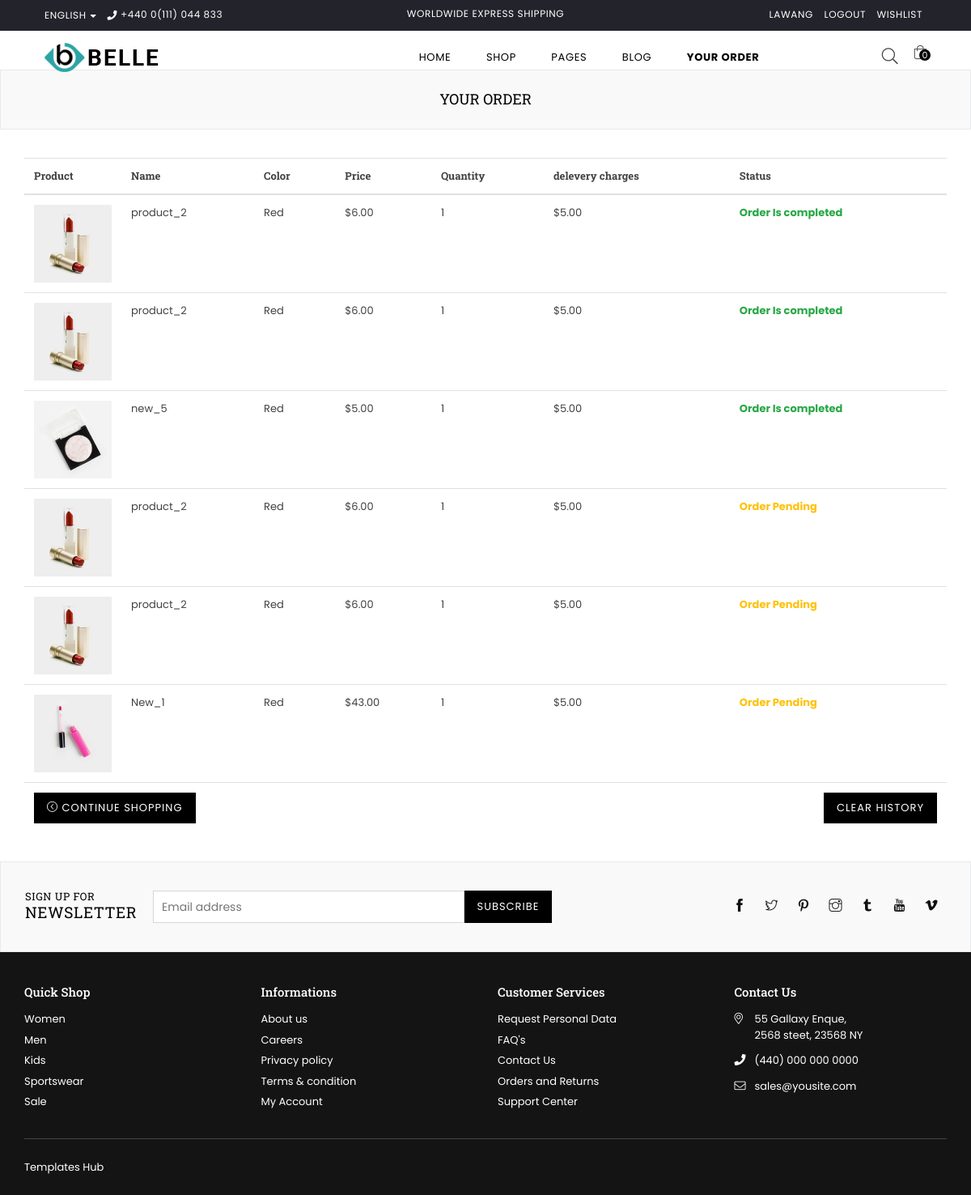
Page /acounts/your_order/ (signed in) on the committed database.
### acounts/models.py (models this page shows, shortened)
class Order_items(models.Model):
    user = models.ForeignKey(User,on_delete=models.CASCADE,null=True)
    order = models.ForeignKey(Order,on_delete=models.CASCADE)
    product = models.CharField(max_length=100)
    image = models.ImageField(upload_to='upload/order_product')
    quantity = models.CharField(max_length=50)
    price = models.CharField(max_length=50)
    status = models.BooleanField(default=False,null=True)
    paid = models.BooleanField(default=False,null=True)

### acounts/views.py (the view)
# urls.py: path('your_order/',views.Your_order,name = 'your_order'),
def Your_order(request):
    uid =request.session.get('_auth_user_id')
    user = User.objects.get(id = uid)
    order = Order_items.objects.filter(user = user)
    context = {'order':order}
    return render(request,'acounts/order.html',context)

### templates/acounts/order.html (shortened to what this page needs)
<!DOCTYPE html>
{% load static %}
<html class="no-js" lang="en">
<head>
<link rel="stylesheet" href="{% static 'assets/css/plugins.css' %}">
<link rel="stylesheet" href="{% static 'assets/css/bootstrap.min.css' %}">
<link rel="stylesheet" href="{% static 'assets/css/style.css' %}">
<link rel="stylesheet" href="{% static 'assets/css/responsive.css' %}">
</head>
<body class="template-index belle home5-cosmetic">
    {% include "store/navbar.html" %}
 {% if order|length < 1 %}
 <div class="container-fluid  mt-100 pt-5">
    <div class="row">
       <div class="col-md-12">
            <div class="page section-header text-center mt-5">
                <div class="page-title">
                    <div class="wrapper"><h1 class="page-width">Your Order</h1></div>
                  </div>
            </div>
           </div>
           <div class="card-body cart">
                   <div class="col-sm-12 empty-cart-cls text-center ">
                        <div class="pb-4">
                        <i class="icon anm anm-bag-l fa-4x"></i>
                        </div>
                       <h3><strong>Your Order is Empty</strong></h3>
                       <h4>Add something to make me happy :)</h4>
                       <a href="{% url 'shop' %}" class="btn btn-primary cart-btn-transform m-3" data-abc="true">continue shopping</a>
                   </div>
                </div>
             </div>
    </div>
 {% else %}
 <div id="page-content">
    <div class="page section-header text-center mt-5">
        <div class="page-title">
            <div class="wrapper"><h1 class="page-width">Your Order</h1></div>
          </div>
    </div>
    <body>
    <div class="container">
                <table class="table">
                    <thead>
                      <tr>
                        <th scope="col">Product</th>
                        <th scope="col">Name</th>
                        <th scope="col">Color</th>
                        <th scope="col">Price</th>
                        <th scope="col">Quantity</th>
                        <th scope="col">delevery charges</th>
                        <th scope="col">Status</th>
                      </tr>
                    </thead>
                    <tbody>
                    {% for item in order %}
                      <tr>
                        <td class="cart__image-wrapper cart-flex-item">
                            <a href="#"><img class="cart__image" src="{{item.image}}" alt="Elastic Waist Dress - Navy / Small"></a>
                        </td>
                        <td class="">{{item.product}}</td>
                        <td class="">Red</td>
                        <td class="">
                            <span class="money">${{item.price}}.00</span>
                        </td>
                        <td class="">
                            <span class="money">{{item.quantity}}</span>
                        </td>
                        <td class="">
                            <div><span class="money">$5.00</span></div>
                        </td>
                        {% if item.status %}
                        <td><span class='text-success '><strong>Order Is completed</strong></span></td>
                        {% else %}
                        <td><span class='text-warning'><strong>Order Pending</strong></span></td>
                        {% endif %}
                      </tr>
                      {% endfor %}
                    </tbody>
                    <tfoot>
                        <tr>
                            <td colspan="3" class="text-left"><a href="{% url 'shop' %}" class="btn btn--small-wide checkout"><i class="icon icon-arrow-circle-left"></i> Continue shopping</a></td>
                            <td colspan="4" class="text-right"><a href="#" class="btn btn--small-wide checkout">Clear History</a></button></td>
                        </tr>
                    </tfoot>
                  </table>
            </div>
        </div>
{% endif %}
{% include "store/footer.html" %}
</body>
</html>

### templates/store/navbar.html (shortened to what this page needs)
<!DOCTYPE html>
<html class="no-js" lang="en">
<head>
{% load static %}
</head>
<body>
    <div class="top-header">
        <div class="container-fluid">
            <div class="row">
            	<div class="col-10 col-sm-8 col-md-5 col-lg-4">
                    <div class="language-dropdown">
                        <span class="language-dd">English</span>
                    </div>
                    <p class="phone-no"><i class="anm anm-phone-s"></i> +440 0(111) 044 833</p>
                </div>
                <div class="col-sm-4 col-md-4 col-lg-4 d-none d-lg-none d-md-block d-lg-block">
                	<div class="text-center"><p class="top-header_middle-text"> Worldwide Express Shipping</p></div>
                </div>
                <div class="col-2 col-sm-4 col-md-3 col-lg-4 text-right">
                    <ul class="customer-links list-inline">
                        {% if user.is_authenticated %}
                        <li><a href="#">{{request.session.name}}</a></li>
                        <li><a href="{% url 'logout' %}">Logout</a></li>
                        <li><a href="#">wishlist</a></li>
                        {% else %}
                        <li><a href="{% url 'login' %}">Login</a></li>
                        <li><a href="{% url 'signup' %}">Create Account</a></li>
                        {% endif %}
                    </ul>
                </div>
            </div>
        </div>
    </div>
    <div class="header-wrap classicHeader animated d-flex">
    	<div class="container-fluid">
            <div class="row align-items-center">
                <div class="logo col-md-2 col-lg-2 d-none d-lg-block">
                    <a href="{% url 'home' %}">
                    	<img src="{% static 'assets/images/logo.svg' %}" alt="Cosmatic Store" title="" />
                    </a>
                </div>
                <div class="col-2 col-sm-3 col-md-3 col-lg-8">
                	<nav class="grid__item" id="AccessibleNav">
                        <ul id="siteNav" class="site-nav medium right hidearrow">
                            <li class="lvl1 parent megamenu"><a href="{% url 'home' %}">Home </a>
                            </li>
                            <li class="lvl1 parent megamenu"><a href="{% url 'shop' %}">Shop </a>
                            </li>
                        <li class="lvl1 parent dropdown"><a href="#">Pages </a>
                        </li>
                        <li class="lvl1"><a href="{% url 'blog' %}">Blog </a>
                        </li>
                        {% if user.is_authenticated %}
                        <li class="lvl1"><a href="{% url 'your_order' %}"><b> Your Order</b> </a></li>
                        {% else %}
                        <li class="lvl1"><a href="{% url 'shop' %}"><b> Buy Now</b> <i class="anm anm-angle-down-l"></i></a></li>
                        {% endif %}
                    </ul>
                    </nav>
                </div>
                <div class="col-4 col-sm-3 col-md-3 col-lg-2">
                	<div class="site-cart">
                    	<a href="{% url 'cart_detail' %}" title="Cart">
                            <span  class="site-header__cart-count" >{{request.session.cart|length}}</span>
                        </a>
                    </div>
                    <div class="site-header__search">
                    	<button type="button" class="search-trigger"><i class="icon anm anm-search-l"></i></button>
                    </div>
                </div>
        	</div>
        </div>
    </div>
</body>
</html>

### rows in the picture
Order_items: image (picture), product "product_2", price "6", quantity "1", status "Order Is completed"
Order_items: image (picture), product "product_2", price "6", quantity "1", status "Order Is completed"
Order_items: image (picture), product "new_5", price "5", quantity "1", status "Order Is completed"
Order_items: image (picture), product "product_2", price "6", quantity "1", status "Order Pending"
Order_items: image (picture), product "product_2", price "6", quantity "1", status "Order Pending"
Order_items: image (picture), product "New_1", price "43", quantity "1", status "Order Pending"

### other values in the picture
{{ request.session.name }} "LAWANG"
{{ request.session.cart|length }} "0"
